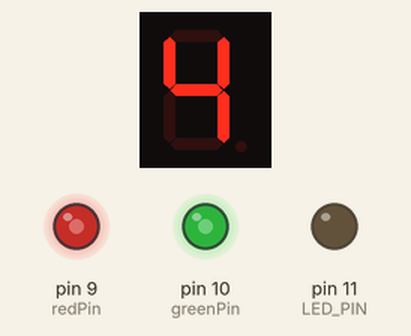
Bench run of a sketch on a simulated Arduino Uno, built with avr-gcc and run on an emulated ATmega328P. Shown: 1-digit seven-segment display, output pins drawn as LEDs (lit = HIGH). Wiring (inferred from the names in the program): 1-digit 7-segment display, segments lit when HIGH: segments pin 12, pin 17, pin 14, pin 8, pin 7, pin 6, pin 5, pin 4. Random numbers use the default seed unless the sketch sets one; the segment pins are drawn as the display they are named for; pins used as bus, display or sensor lines are not drawn.

Above: at 0.1 s.
At 7.1 s:
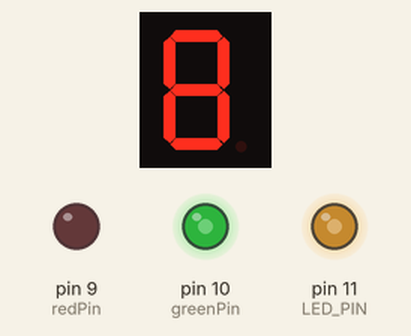
At 16.1 s:
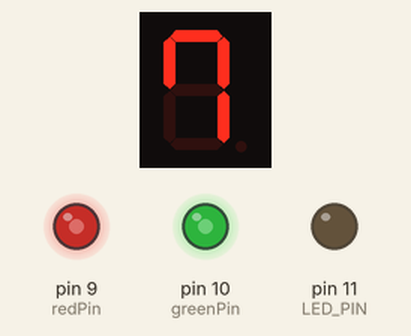
At 25.1 s:
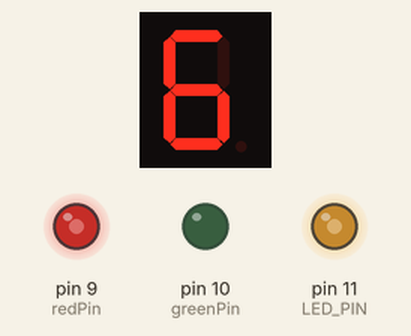
At 36.1 s:
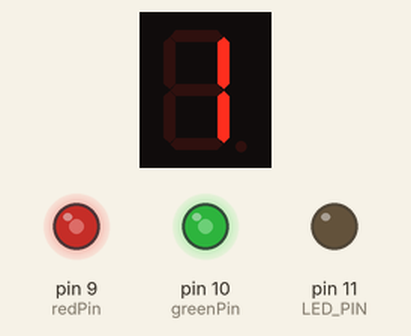
At 38.1 s:
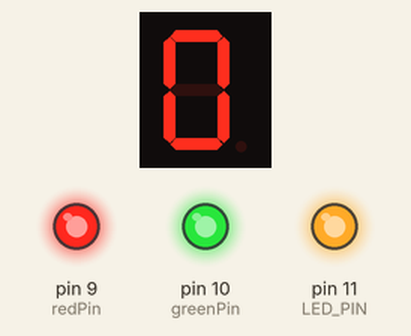
Timing chart, 0 to 40.0 s (numbered marks = the images above):
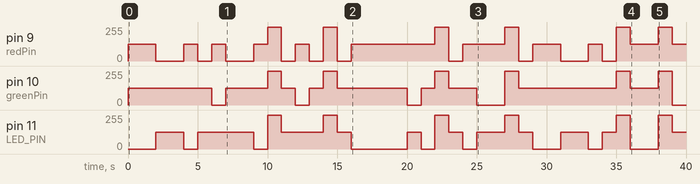

Measured:
- by itself, pin 9 (redPin): 0/255 → 127/255 at 0.00 s, → 0/255 2.0 s later, → 127/255 2.0 s later, → 0/255 1.0 s later, … (27 changes in this stretch)
- by itself, pin 11 (LED_PIN): 0/255 → 127/255 at 2.0 s, → 0/255 2.0 s later, → 127/255 1.0 s later, → 0/255 4.0 s later, … (25 changes in this stretch)
- by itself, pin 10 (greenPin): 0/255 → 127/255 at 0.00 s, → 0/255 6.0 s later, → 127/255 1.0 s later, → 255/255 3.0 s later, … (20 changes in this stretch)
- what the display in image 1 shows lasts 2.0 s, from 7.0 s to 9.0 s
- what the display in image 2 shows lasts 3.0 s, from 16.0 s to 19.0 s

The sketch:

ZAD2.ino
```cpp
#define LED_PIN 11
int redPin = 9;
int greenPin = 10;
int bluePin = 11;
const int A = 12;
const int B = 17;
const int C = 14;
const int D = 8;
const int E = 7;
const int F = 6;
const int G = 5;
const int DP = 4;
void setup() {
  Serial.begin(9600);
  pinMode(LED_PIN, OUTPUT);
  pinMode(redPin, OUTPUT);
  pinMode(greenPin, OUTPUT);
  pinMode(A, OUTPUT);
  pinMode(B, OUTPUT);
  pinMode(C, OUTPUT);
  pinMode(D, OUTPUT);
  pinMode(E, OUTPUT);
  pinMode(F, OUTPUT);
  pinMode(G, OUTPUT);
  pinMode(DP, OUTPUT);
}
void loop() {
  int num = random(0, 9);
  PrintNum(num);
  delay(1000);
}
void PrintNum(int option) {
  switch (option) {

    case 1:
      digitalWrite(A, LOW);
      digitalWrite(B, HIGH);
      digitalWrite(C, HIGH);
      digitalWrite(D, LOW);
      digitalWrite(E, LOW);
      digitalWrite(F, LOW);
      digitalWrite(G, LOW);
      colorRGB(255, 255, 0, 50);
      break;
    case 4:
      digitalWrite(A, LOW);
      digitalWrite(B, HIGH);
      digitalWrite(C, HIGH);
      digitalWrite(D, LOW);
      digitalWrite(E, LOW);
      digitalWrite(F, HIGH);
      digitalWrite(G, HIGH);
      colorRGB(255, 255, 0, 50);
      break;
    case 7:
      digitalWrite(A, HIGH);
      digitalWrite(B, HIGH);
      digitalWrite(C, HIGH);
      digitalWrite(D, LOW);
      digitalWrite(E, LOW);
      digitalWrite(F, HIGH);
      digitalWrite(G, LOW);
      colorRGB(255, 255, 0, 50);
      break;
    case 2:
      digitalWrite(A, HIGH);
      digitalWrite(B, HIGH);
      digitalWrite(C, LOW);
      digitalWrite(D, HIGH);
      digitalWrite(E, HIGH);
      digitalWrite(F, LOW);
      digitalWrite(G, HIGH);
      colorRGB(0, 255, 255, 50);
      break;
    case 5:
      digitalWrite(A, HIGH);
      digitalWrite(B, LOW);
      digitalWrite(C, HIGH);
      digitalWrite(D, HIGH);
      digitalWrite(E, LOW);
      digitalWrite(F, HIGH);
      digitalWrite(G, HIGH);
      colorRGB(0, 255, 255, 50);
      break;
    case 8:
      digitalWrite(A, HIGH);
      digitalWrite(B, HIGH);
      digitalWrite(C, HIGH);
      digitalWrite(D, HIGH);
      digitalWrite(E, HIGH);
      digitalWrite(F, HIGH);
      digitalWrite(G, HIGH);
      colorRGB(0, 255, 255, 50);
      break;
    case 3:
      digitalWrite(A, HIGH);
      digitalWrite(B, HIGH);
      digitalWrite(C, HIGH);
      digitalWrite(D, HIGH);
      digitalWrite(E, LOW);
      digitalWrite(F, LOW);
      digitalWrite(G, HIGH);
       colorRGB(255, 0, 255, 50);
       break;
    case 6:
      digitalWrite(A, HIGH);
      digitalWrite(B, LOW);
      digitalWrite(C, HIGH);
      digitalWrite(D, HIGH);
      digitalWrite(E, HIGH);
      digitalWrite(F, HIGH);
      digitalWrite(G, HIGH);
       colorRGB(255, 0, 255, 50);
      break;
    case 9:
      digitalWrite(A, HIGH);
      digitalWrite(B, HIGH);
      digitalWrite(C, HIGH);
      digitalWrite(D, HIGH);
      digitalWrite(E, LOW);
      digitalWrite(F, HIGH);
      digitalWrite(G, HIGH);
      colorRGB(255, 0, 255, 50);
      break;
    case 0:
      digitalWrite(A, HIGH);
      digitalWrite(B, HIGH);
      digitalWrite(C, HIGH);
      digitalWrite(D, HIGH);
      digitalWrite(E, HIGH);
      digitalWrite(F, HIGH);
      digitalWrite(G, LOW);
      colorRGB(255, 255, 255, 100);
      break;
  }

}
void colorRGB(int red, int green, int blue, int brightness_percent) {
  analogWrite(redPin, red * brightness_percent / 100);
  analogWrite(greenPin, green * brightness_percent / 100);
  analogWrite(bluePin, blue * brightness_percent / 100);
}
```
